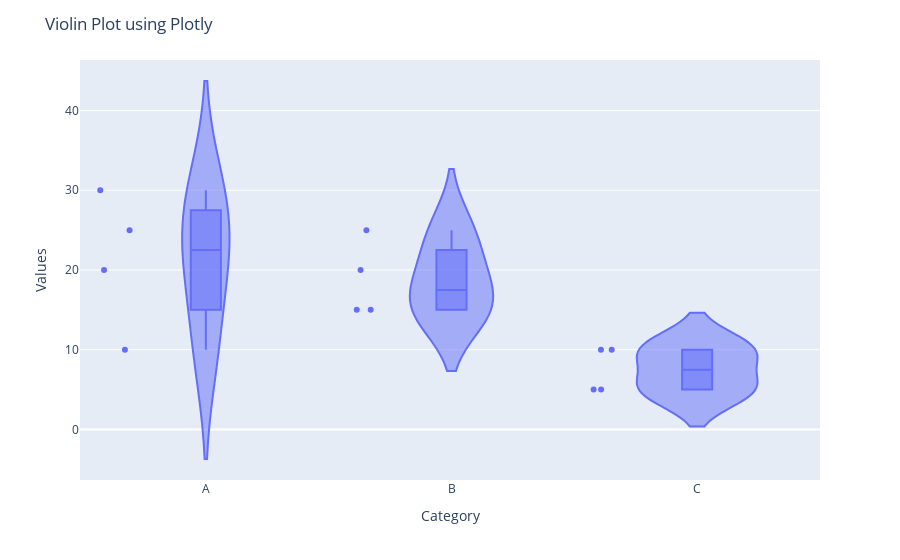

Notebook cell for this chart:
### Markdown cell above
## 14. Violin Plot

A violin plot is similar to a box plot but also includes a rotated kernel density plot on each side. It provides a visualization of the distribution of the data, its probability density, and its cumulative distribution.

Here's how to create a violin plot using Plotly:

### Code cell
# Import required libraries
import plotly.express as px

# Sample data
data = {
    'Category': ['A', 'B', 'C', 'A', 'B', 'C', 'A', 'B', 'C', 'A', 'B', 'C'],
    'Values': [10, 15, 5, 25, 20, 10, 30, 25, 5, 20, 15, 10]
}

# Creating the violin plot using plotly express
fig = px.violin(data, y="Values", x="Category", box=True, points="all")

# Setting the layout for the plot
fig.update_layout(
    title='Violin Plot using Plotly',
    yaxis_title='Values',
    xaxis_title='Category'
)

# Display the plot
fig.show()

# Save the plot to an HTML file
fig.write_html("./outputs/violin_plot_plotly.html")

#save png file with 300 dpi
fig.write_image("./outputs/violin_plot_plotly.png", scale=3)

### Figure 1 — Plotly figure (JSON) as saved in the notebook; plotly's stock layout.template omitted (floating-point values rounded to 4 significant figures)
{"data": [{"alignmentgroup": "True", "box": {"visible": true}, "hovertemplate": "Category=%{x}<br>Values=%{y}<extra></extra>", "legendgroup": "", "marker": {"color": "#636efa"}, "name": "", "offsetgroup": "", "orientation": "v", "points": "all", "scalegroup": "True", "showlegend": false, "type": "violin", "x": ["A", "B", "C", "A", "B", "C", "A", "B", "C", "A", "B", "C"], "x0": " ", "xaxis": "x", "y": [10, 15, 5, 25, 20, 10, 30, 25, 5, 20, 15, 10], "y0": " ", "yaxis": "y"}], "layout": {"legend": {"tracegroupgap": 0}, "margin": {"t": 60}, "title": {"text": "Violin Plot using Plotly"}, "violinmode": "group", "xaxis": {"anchor": "y", "domain": [0, 1], "title": {"text": "Category"}}, "yaxis": {"anchor": "x", "domain": [0, 1], "title": {"text": "Values"}}}}
